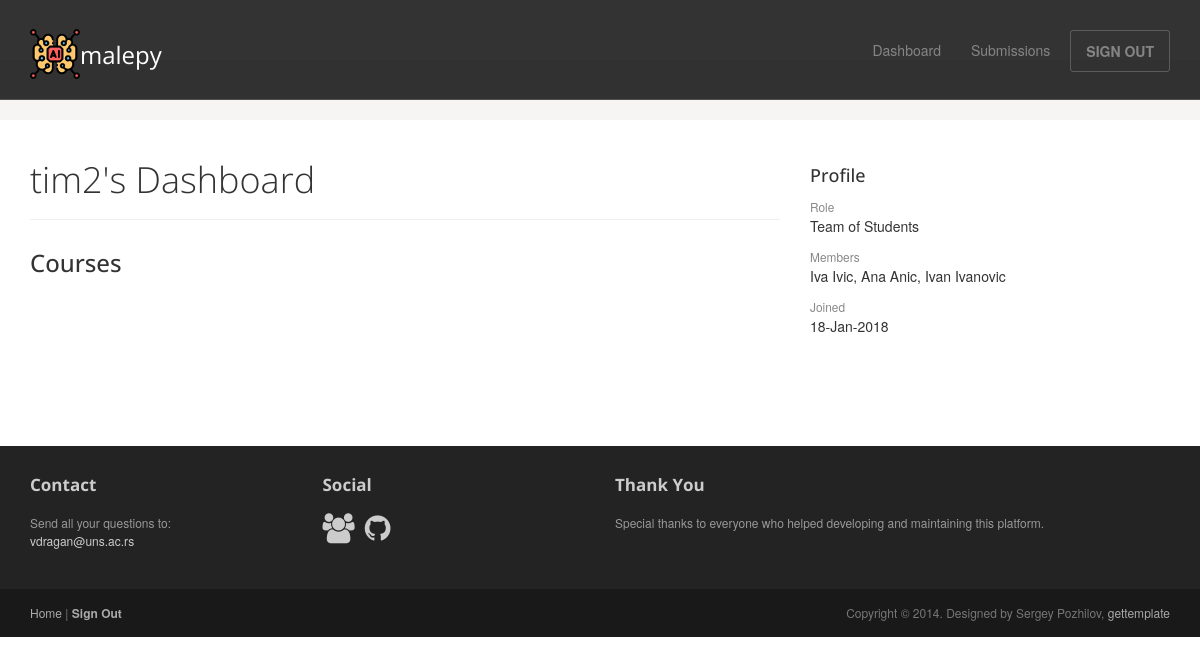
/dashboard/ (signed in), run on an earlier commit of the app's database.
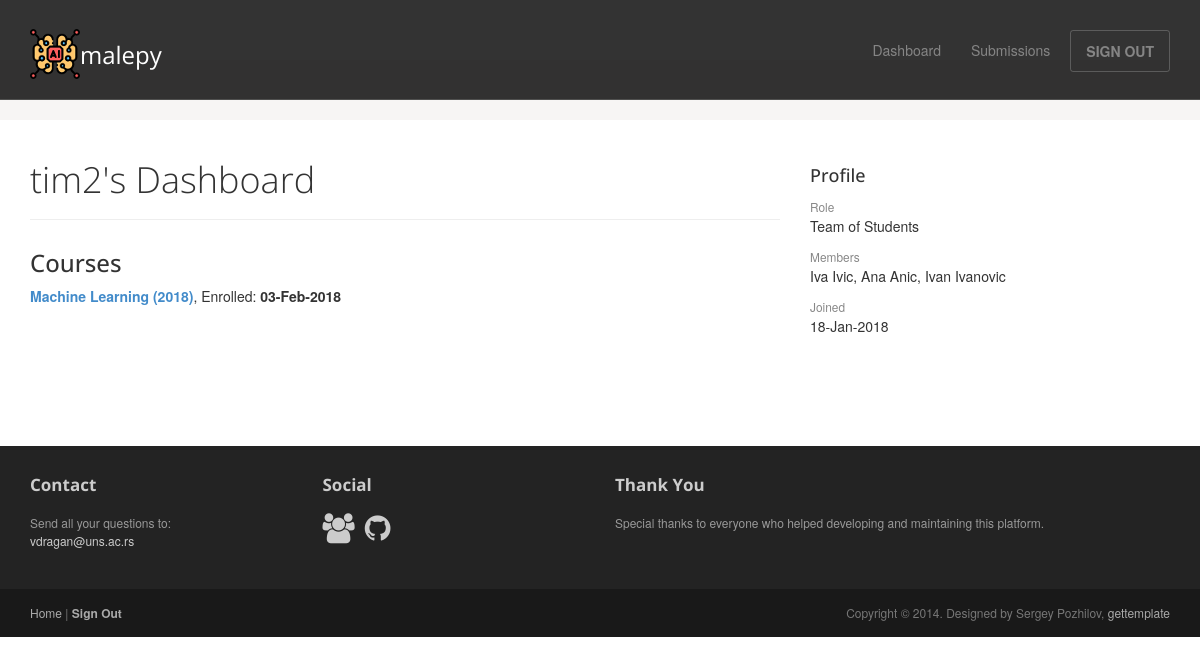
And on a later commit of the database.
### malepy/models.py (models this page shows, shortened)
class Enrollment(models.Model):
    user = models.ForeignKey(User, null=False, blank=False)
    course = models.ForeignKey(Course, on_delete=models.CASCADE, null=False, blank=False)
    enrolled = models.DateTimeField(auto_now=True)

class Course(models.Model):
    name = models.CharField(max_length=50, null=False, blank=False)
    year = models.IntegerField(null=False, blank=False, validators=[MinValueValidator(0)])
    users = models.ManyToManyField(
        User,
        through='Enrollment',
    )

### malepy/views.py (the view)
# urls.py: url(r'^dashboard/$', views.dashboard, name='dashboard'),
@login_required(login_url='/')
def dashboard(request):
    this_user = get_object_or_404(User, pk=request.user.id)
    enrollments = Enrollment.objects.filter(user=this_user).order_by('-enrolled')
    context = {"enrollments": enrollments}
    return render(request, 'malepy/dashboard.html', context=context)

### malepy/templates/malepy/dashboard.html (shortened to what this page needs)
{% extends "malepy/user_base.html" %}
{% block article %}
    <header class="page-header">
        <h1 class="page-title">{{ user.username }}'s Dashboard</h1>
    </header>
    <h3>Courses</h3>
    {% for enrollment in enrollments %}
        <p><b><a href="{% url 'malepy:course' enrollment.course.id %}"> {{ enrollment.course.name }} ({{ enrollment.course.year }})</a></b>, Enrolled: <b>{{ enrollment.enrolled|date:"d-M-Y" }}</b> </p>
    {% endfor %}
{% endblock %}

What changed in the data, as far as the page shows it:
added Enrollment: course.name "Machine Learning", course.year "2018", enrolled "03-Feb-2018"
